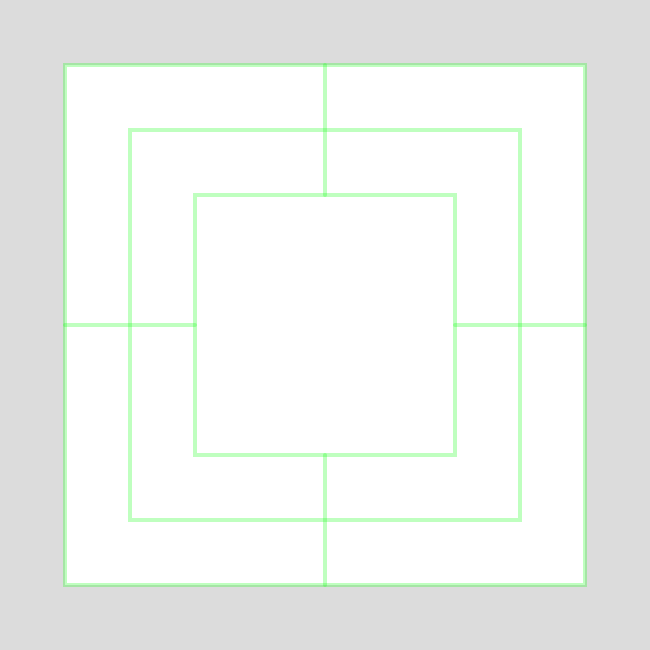
Frame 1 (no input)
Frame 60 (no input): identical to frame 1, image omitted
Frame 120 (the mouse pressed at the canvas centre since frame 60): identical to frame 1, image omitted

The p5.js sketch that drew this single still picture (run headless with seeded random() and noise() and a simulated clock; from frame 60 on, the mouse is pressed at the canvas centre):

// p5.js sketch
// ── sketch.js
function setup() {
    //createCanvas(windowWidth, windowHeight)
    var myCanvas = createCanvas(width, height);
    //myCanvas.parent("mica-game");
    stroke('green')
    text("Crveni bira", width * 0.38, height * 0.5);
    line(0, 0, width, height);
}


function draw() {

    background(220);
    strokeWeight(1)
    stroke('rgba(0,255,0,0.25)');
    strokeWeight(4);

    rect(width * 0.10, height * 0.10, width * 0.80, height * 0.80);
    rect(width * 0.20, height * 0.20, width * 0.60, height * 0.60);
    rect(width * 0.30, height * 0.30, width * 0.40, height * 0.40);

    line(width * 0.1, height * 0.5, width * 0.3, height * 0.5);
    line(width * 0.7, height * 0.5, width * 0.9, height * 0.5);
    line(width * 0.5, height * 0.1, width * 0.5, height * 0.3);
    line(width * 0.5, height * 0.7, width * 0.5, height * 0.9);

    strokeWeight(10);
    textAlign(CENTER);
    textFont('Georgia');
    textSize(16);
    stroke('rgb(0,204,204)');
    text(info, width * 0.5, height * 0.5);
    stroke('green')

    for (let i in pointsFirstPlayer) {
        if (pointsFirstPlayer[i] == true) {
            if (i == clickedField)
                stroke('yellow')
            else
                stroke('red')
            circle(points[i][0], points[i][1], 30)
        }
    }

    for (let i in pointsSecondPlayer) {
        if (pointsSecondPlayer[i] == true) {
            if (i == clickedField)
                stroke('yellow')
            else
                stroke('blue')
            circle(points[i][0], points[i][1], 30)
        }
    }
}



function mousePressed() {
    let hasFieldToMoveFirstPlayer = false
    if (timeToEat) {
        if (eatFirst)
            for (let i in points) {
                if (takenFields[i] == true && pointsSecondPlayer[i] == true &&
                    Math.sqrt((points[i][0] - mouseX) * (points[i][0] - mouseX) + (points[i][1] - mouseY) * (points[i][1] - mouseY)) < 15) {
                    //provera da li tu koju hoce da pojede cini trojku za protivnickog igraca
                    if ((pointsSecondPlayer[triple[i][0][0]] && pointsSecondPlayer[triple[i][0][1]]) ||
                        pointsSecondPlayer[triple[i][1][0]] && pointsSecondPlayer[triple[i][1][1]]) {
                        //nasao trojku, sad trazi da vidi da li ima jedna njegova da nije u trojci
                        for (let i in pointsSecondPlayer) {
                            if (pointsSecondPlayer[i])
                                if ((pointsSecondPlayer[triple[i][0][0]] && pointsSecondPlayer[triple[i][0][1]] == false) ||
                                    (pointsSecondPlayer[triple[i][0][0]] == false && pointsSecondPlayer[triple[i][0][1]]) ||
                                    (pointsSecondPlayer[triple[i][1][0]] && pointsSecondPlayer[triple[i][1][1]] == false) ||
                                    (pointsSecondPlayer[triple[i][1][0]] == false && pointsSecondPlayer[triple[i][1][1]]) ||
                                    (pointsSecondPlayer[triple[i][0][0]] == false && pointsSecondPlayer[triple[i][0][1]] == false &&
                                        pointsSecondPlayer[triple[i][1][0]] == false && pointsSecondPlayer[triple[i][1][1]] == false)) {
                                    info = "Trojka"
                                    hasFreeFieldSecondPlayer = true
                                }
                        }
                        if (hasFreeFieldSecondPlayer == false) {
                            if (chosen < 17)
                                info = "Plavi bira"
                            else
                                info = "Plavi pomera"
                            pointsSecondPlayer[i] = false
                            takenFields[i] = false
                            secondPlayerChosenPoints--
                            timeToEat = false
                            //dva slucaja, ako je tri moze da skace, a ako je dva kraj partije
                            if (secondPlayerChosenPoints == 3 && chosen == 18)
                                secondPlayerCanJump = true
                            else if (secondPlayerChosenPoints < 3 && chosen == 18)
                                info = "Pobeda plavog";
                        }
                        hasFreeFieldSecondPlayer = false
                    }
                    else {
                        if (chosen < 17)
                            info = "Plavi bira"
                        else
                            info = "Plavi pomera"
                        pointsSecondPlayer[i] = false
                        takenFields[i] = false
                        secondPlayerChosenPoints--
                        timeToEat = false
                        //dva slucaja, ako je tri moze da skace, a ako je dva kraj partije
                        if (secondPlayerChosenPoints == 3 && chosen == 18)
                            secondPlayerCanJump = true
                        else if (secondPlayerChosenPoints < 3 && chosen == 18)
                            info = "Pobeda crvenog";
                    }
                }
            }
        else
            for (let i in points) {
                if (takenFields[i] == true && pointsFirstPlayer[i] == true &&
                    Math.sqrt((points[i][0] - mouseX) * (points[i][0] - mouseX) + (points[i][1] - mouseY) * (points[i][1] - mouseY)) < 15) {
                    //provera da li tu koju hoce da pojede cini trojku za protivnickog igraca
                    if ((pointsFirstPlayer[triple[i][0][0]] && pointsFirstPlayer[triple[i][0][1]]) ||
                        (pointsFirstPlayer[triple[i][1][0]] && pointsFirstPlayer[triple[i][1][1]])) {
                        //nasao trojku, sad trazi da vidi da li ima jedna njegova da nije u trojci
                        for (let i in pointsFirstPlayer) {
                            if (pointsFirstPlayer[i])
                                if ((pointsFirstPlayer[triple[i][0][0]] && pointsFirstPlayer[triple[i][0][1]] == false) ||
                                    (pointsFirstPlayer[triple[i][0][0]] == false && pointsFirstPlayer[triple[i][0][1]]) ||
                                    (pointsFirstPlayer[triple[i][1][0]] && pointsFirstPlayer[triple[i][1][1]] == false) ||
                                    (pointsFirstPlayer[triple[i][1][0]] == false && pointsFirstPlayer[triple[i][1][1]]) ||
                                    (pointsFirstPlayer[triple[i][0][0]] == false && pointsFirstPlayer[triple[i][0][1]] == false &&
                                        pointsFirstPlayer[triple[i][1][0]] == false && pointsFirstPlayer[triple[i][1][1]] == false)) {
                                    info = "Trojka"
                                    hasFreeFieldFirstPlayer = true
                                }
                        }
                        if (hasFreeFieldFirstPlayer == false) {
                            if (chosen < 17)
                                info = "Crveni bira"
                            else
                                info = "Crveni pomera"
                            pointsFirstPlayer[i] = false
                            takenFields[i] = false
                            firstPlayerChosenPoints--

                            if (checkFirstPlayerBlocked) {
                                //proveri da li je blokiran prvi igrac
                                for (let hasPoint in pointsFirstPlayer)
                                    if (pointsFirstPlayer[hasPoint])
                                        for (let point in upperDownLeftRight[hasPoint]) {
                                            // console.log(upperDownLeftRight[hasPoint][point]);
                                            if (upperDownLeftRight[hasPoint][point] != -1 && takenFields[upperDownLeftRight[hasPoint][point]] == false)
                                                hasFieldToMoveFirstPlayer = true
                                        }
                                if (!hasFieldToMoveFirstPlayer)
                                    info = "Pobeda plavog"
                                else info = "Crveni pomera"
                                checkFirstPlayerBlocked = false
                            }
                            timeToEat = false
                            //dva slucaja, ako je tri moze da skace, a ako je dva kraj partije
                            if (firstPlayerChosenPoints == 3 && chosen == 18)
                                firstPlayerCanJump = true
                            else if (firstPlayerChosenPoints < 3 && chosen == 18)
                                info = "Pobeda plavog";
                        }
                        hasFreeFieldFirstPlayer = false
                    }
                    else {
                        if (chosen < 17)
                            info = "Crveni bira"
                        else
                            info = "Crveni pomera"
                        pointsFirstPlayer[i] = false
                        takenFields[i] = false
                        firstPlayerChosenPoints--

                        if (checkFirstPlayerBlocked) {
                            //proveri da li je blokiran prvi igrac
                            for (let hasPoint in pointsFirstPlayer)
                                if (pointsFirstPlayer[hasPoint])
                                    for (let point in upperDownLeftRight[hasPoint]) {
                                        // console.log(upperDownLeftRight[hasPoint][point]);
                                        if (upperDownLeftRight[hasPoint][point] != -1 && takenFields[upperDownLeftRight[hasPoint][point]] == false)
                                            hasFieldToMoveFirstPlayer = true
                                    }
                            if (!hasFieldToMoveFirstPlayer)
                                info = "Pobeda plavog"
                            else
                                info = "Crveni pomera"
                            checkFirstPlayerBlocked = false
                        }

                        timeToEat = false
                        if (firstPlayerChosenPoints == 3 && chosen == 18) {
                            firstPlayerCanJump = true
                        }
                        else if (firstPlayerChosenPoints < 3 && chosen == 18)
                            info = "Pobeda plavog";
                    }
                }
            }

    }
    else {
        for (let i in points) {
            if (Math.sqrt((points[i][0] - mouseX) * (points[i][0] - mouseX) + (points[i][1] - mouseY) * (points[i][1] - mouseY)) < 15)
                if (chosen < 18 && takenFields[i] == false) {//slucaj kada nisu izabrana sva polja
                    if (firstPlayerTurn == true) {//slucaj kada prvi igrac bira polje
                        pointsFirstPlayer[i] = true
                        firstPlayerChosenPoints++
                        firstPlayerStep++
                        if ((pointsFirstPlayer[triple[i][0][0]] && pointsFirstPlayer[triple[i][0][1]]) ||
                            (pointsFirstPlayer[triple[i][1][0]] && pointsFirstPlayer[triple[i][1][1]])) {
                            //treba da mu pojede drugi igrac
                            timeToEat = true
                            info = "Crveni uzmi plavu"
                            //console.log(timeToEat);
                            eatFirst = true
                        }
                        else {
                            if (chosen < 17)
                                info = "Plavi bira " + secondPlayerStep
                            else
                                info = "Plavi pomera"
                        }
                    }
                    else {//drugi igrac bira polje i nije ostao na 3
                        pointsSecondPlayer[i] = true
                        secondPlayerChosenPoints++
                        secondPlayerStep++
                        //console.log(secondPlayerStep);
                        if ((pointsSecondPlayer[triple[i][0][0]] && pointsSecondPlayer[triple[i][0][1]]) ||
                            (pointsSecondPlayer[triple[i][1][0]] && pointsSecondPlayer[triple[i][1][1]])) {
                            if (secondPlayerStep == 10) {
                                checkFirstPlayerBlocked = true
                            }
                            //treba da mu pojede drugi igrac
                            info = "Plavi uzmi crvenu"
                            timeToEat = true
                            eatFirst = false
                        }
                        else if (secondPlayerStep == 10) {

                            //proveri da li je blokiran prvi igrac
                            for (let hasPoint in pointsFirstPlayer)
                                if (pointsFirstPlayer[hasPoint])
                                    for (let point in upperDownLeftRight[hasPoint]) {
                                        // console.log(upperDownLeftRight[hasPoint][point]);
                                        if (upperDownLeftRight[hasPoint][point] != -1 && takenFields[upperDownLeftRight[hasPoint][point]] == false)
                                            hasFieldToMoveFirstPlayer = true
                                    }
                            if (!hasFieldToMoveFirstPlayer)
                                info = "Pobeda plavog"
                            else
                                info = "Crveni pomera"
                        }
                        else {
                            if (chosen < 17)
                                info = "Crveni bira " + firstPlayerStep
                            else
                                info = "Crveni pomera"
                        }
                    }
                    chosen++
                    firstPlayerTurn = !firstPlayerTurn
                    takenFields[i] = true;
                }
                //slucaj kad je izabrano 18 polja


                //------------SLUCAJEVI KAD SU NA 3 POLJA
                else if (chosen == 18 && takenFields[i] == true && clickedField == -1
                    && firstPlayerTurn && firstPlayerCanJump && pointsFirstPlayer[i]) {//prvi igrac izabrao polje koje hoce da pomeri
                    clickedField = i
                    info = "Crveni izaberi gde pomeras"
                }
                else if (chosen == 18 && takenFields[i] == false && clickedField != -1
                    && firstPlayerTurn && firstPlayerCanJump) {//prvi igrac izabrao gde hoce da pomeri polje

                    pointsFirstPlayer[i] = true
                    pointsFirstPlayer[clickedField] = false
                    takenFields[i] = true
                    takenFields[clickedField] = false
                    if ((pointsFirstPlayer[triple[i][0][0]] && pointsFirstPlayer[triple[i][0][1]]) ||
                        (pointsFirstPlayer[triple[i][1][0]] && pointsFirstPlayer[triple[i][1][1]])) {
                        //treba da mu pojede drugi igrac
                        timeToEat = true
                        info = "Crveni uzmi plavu"
                        //console.log(timeToEat);
                        eatFirst = true
                    }
                    else
                        info = "Plavi pomera"
                    firstPlayerTurn = !firstPlayerTurn
                    clickedField = -1

                    //imamo i proveru da li treba da jede protivnika
                }
                else if (chosen == 18 && takenFields[i] == true && clickedField == -1
                    && firstPlayerTurn == false && secondPlayerCanJump && pointsSecondPlayer[i]) {//drugi igrac izabrao polje koje hoce da pomeri
                    clickedField = i
                    info = "Plavi izaberi gde pomeras"
                }
                else if (chosen == 18 && takenFields[i] == false && clickedField != -1
                    && firstPlayerTurn == false && secondPlayerCanJump) {//drugi igrac izabrao gde hoce da pomeri polje
                    pointsSecondPlayer[i] = true
                    pointsSecondPlayer[clickedField] = false
                    takenFields[i] = true
                    takenFields[clickedField] = false
                    if ((pointsSecondPlayer[triple[i][0][0]] && pointsSecondPlayer[triple[i][0][1]]) ||
                        (pointsSecondPlayer[triple[i][1][0]] && pointsSecondPlayer[triple[i][1][1]])) {
                        //treba da mu pojede drugi igrac
                        timeToEat = true
                        info = "Plavi uzmi crvenu"
                        //console.log(timeToEat);
                        eatFirst = false
                    }
                    else
                        info = "Crveni pomera"
                    firstPlayerTurn = !firstPlayerTurn
                    clickedField = -1
                }

                else if (chosen == 18 && takenFields[i] == true) {//difoltni slucaj
                    if ((firstPlayerTurn && pointsFirstPlayer[i]) || (firstPlayerTurn == false && pointsSecondPlayer[i])) {
                        clickedField = i
                    }
                }
        }
    }
}


function keyPressed() {
    let satisfactoryArrow = false
    let hasFieldToMoveFirstPlayer = false
    let hasFieldToMoveSecondPlayer = false

    //slucaj da ne moze tu jer ne postoji polje
    //slucaj da je to polje zauzeto
    //slucaj da ako tu postavi pravi trojku
    //samo ga prebaci na to polje
    if (clickedField != -1 && ((firstPlayerCanJump == false && firstPlayerTurn) || (secondPlayerCanJump == false && firstPlayerTurn == false))) {
        if (keyCode === UP_ARROW && upperDownLeftRight[clickedField][0] != -1 &&
            takenFields[upperDownLeftRight[clickedField][0]] == false) {
            onKey(0)
            satisfactoryArrow = true
        }
        else if (keyCode === DOWN_ARROW && upperDownLeftRight[clickedField][1] != -1 &&
            takenFields[upperDownLeftRight[clickedField][1]] == false) {
            onKey(1)
            satisfactoryArrow = true
        }
        else if (keyCode === LEFT_ARROW && upperDownLeftRight[clickedField][2] != -1 &&
            takenFields[upperDownLeftRight[clickedField][2]] == false) {
            onKey(2)
            satisfactoryArrow = true
        }
        else if (keyCode === RIGHT_ARROW && upperDownLeftRight[clickedField][3] != -1 &&
            takenFields[upperDownLeftRight[clickedField][3]] == false) {
            onKey(3)
            satisfactoryArrow = true
        }
    }
    if (satisfactoryArrow) {
        //pogledaj da li protivnik ima mogucnost da odigra nesto
        //ako nema onda kraj partije
        //prolazimo kroz sve njegove aktivne i trazimo jednu koja ima suseda da nije -1 i da nije zauzeta
        if (firstPlayerTurn) {
            for (let hasPoint in pointsFirstPlayer)
                if (pointsFirstPlayer[hasPoint])
                    for (let point in upperDownLeftRight[hasPoint]) {
                        console.log(upperDownLeftRight[hasPoint][point]);
                        if (upperDownLeftRight[hasPoint][point] != -1 && takenFields[upperDownLeftRight[hasPoint][point]] == false)
                            hasFieldToMoveFirstPlayer = true
                    }
            if (!hasFieldToMoveFirstPlayer)
                info = "Pobeda plavog"
        }
        else {
            for (let hasPoint in pointsSecondPlayer)
                if (pointsSecondPlayer[hasPoint])
                    for (let point in upperDownLeftRight[hasPoint]) {
                        console.log(upperDownLeftRight[hasPoint][point]);
                        if (upperDownLeftRight[hasPoint][point] != -1 && takenFields[upperDownLeftRight[hasPoint][point]] == false)
                            hasFieldToMoveSecondPlayer = true
                    }
            if (!hasFieldToMoveSecondPlayer)
                info = "Pobeda crvenog"
        }
    }
}


function onKey(arrow) {
    if (firstPlayerTurn && pointsFirstPlayer[clickedField]) {
        pointsFirstPlayer[clickedField] = false
        pointsFirstPlayer[upperDownLeftRight[clickedField][arrow]] = true
        takenFields[clickedField] = false
        takenFields[upperDownLeftRight[clickedField][arrow]] = true

        if ((pointsFirstPlayer[triple[upperDownLeftRight[clickedField][arrow]][0][0]] &&
            pointsFirstPlayer[triple[upperDownLeftRight[clickedField][arrow]][0][1]]) ||
            (pointsFirstPlayer[triple[upperDownLeftRight[clickedField][arrow]][1][0]] &&
                pointsFirstPlayer[triple[upperDownLeftRight[clickedField][arrow]][1][1]])) {
            //treba da mu pojede drugi igrac
            timeToEat = true
            eatFirst = true
            info = "Crveni uzmi plavu"
        }
        else {
            info = "Plavi pomera"
        }
        clickedField = -1
        firstPlayerTurn = !firstPlayerTurn
    }
    else if (firstPlayerTurn == false && pointsSecondPlayer[clickedField]) {
        pointsSecondPlayer[clickedField] = false
        pointsSecondPlayer[upperDownLeftRight[clickedField][arrow]] = true
        takenFields[clickedField] = false
        takenFields[upperDownLeftRight[clickedField][arrow]] = true
        if ((pointsSecondPlayer[triple[upperDownLeftRight[clickedField][arrow]][0][0]] &&
            pointsSecondPlayer[triple[upperDownLeftRight[clickedField][arrow]][0][1]]) ||
            (pointsSecondPlayer[triple[upperDownLeftRight[clickedField][arrow]][1][0]] &&
                pointsSecondPlayer[triple[upperDownLeftRight[clickedField][arrow]][1][1]])) {
            //treba da mu pojede drugi igrac
            timeToEat = true
            eatFirst = false
            info = "Plavi uzmi crvenu"
        }
        else {
            info = "Crveni pomera"
        }
        clickedField = -1
        firstPlayerTurn = !firstPlayerTurn
    }
}


function newGame() {
    firstPlayerChosenPoints = 0
    secondPlayerChosenPoints = 0
    firstPlayerStep = 1
    secondPlayerStep = 1
    chosen = 0
    firstPlayerTurn = true
    timeToEat = false
    eatFirst
    clickedField = -1
    firstPlayerCanJump = false
    secondPlayerCanJump = false
    info = ""
    hasFreeFieldSecondPlayer = false
    hasFreeFieldFirstPlayer = false
    checkFirstPlayerBlocked = false
    for (let point in takenFields) {
        takenFields[point] = false
        pointsFirstPlayer[point] = false
        pointsSecondPlayer[point] = false
    }
}
// ── globalVariables.js
let firstPlayerChosenPoints = 0
let secondPlayerChosenPoints = 0
let firstPlayerStep = 1
let secondPlayerStep = 1
let chosen = 0
let firstPlayerTurn = true
let width = 650;
let height = 650;
let timeToEat = false
let eatFirst
let clickedField = -1
let firstPlayerCanJump = false
let secondPlayerCanJump = false
let info = ""
let hasFreeFieldSecondPlayer = false
let hasFreeFieldFirstPlayer = false
let checkFirstPlayerBlocked = false



let pointsFirstPlayer = {
    0: false,
    1: false,
    2: false,
    3: false,
    4: false,
    5: false,
    6: false,
    7: false,
    8: false,
    9: false,
    10: false,
    11: false,
    12: false,
    13: false,
    14: false,
    15: false,
    16: false,
    17: false,
    18: false,
    19: false,
    20: false,
    21: false,
    22: false,
    23: false
}
let pointsSecondPlayer = {
    0: false,
    1: false,
    2: false,
    3: false,
    4: false,
    5: false,
    6: false,
    7: false,
    8: false,
    9: false,
    10: false,
    11: false,
    12: false,
    13: false,
    14: false,
    15: false,
    16: false,
    17: false,
    18: false,
    19: false,
    20: false,
    21: false,
    22: false,
    23: false
}
let points = {
    0: [width * 0.1, height * 0.1],
    1: [width * 0.1, height * 0.5],
    2: [width * 0.1, height * 0.9],
    3: [width * 0.2, height * 0.2],
    4: [width * 0.2, height * 0.5],
    5: [width * 0.2, height * 0.8],
    6: [width * 0.3, height * 0.3],
    7: [width * 0.3, height * 0.5],
    8: [width * 0.3, height * 0.7],
    9: [width * 0.5, height * 0.1],
    10: [width * 0.5, height * 0.2],
    11: [width * 0.5, height * 0.3],
    12: [width * 0.5, height * 0.7],
    13: [width * 0.5, height * 0.8],
    14: [width * 0.5, height * 0.9],
    15: [width * 0.7, height * 0.3],
    16: [width * 0.7, height * 0.5],
    17: [width * 0.7, height * 0.7],
    18: [width * 0.8, height * 0.2],
    19: [width * 0.8, height * 0.5],
    20: [width * 0.8, height * 0.8],
    21: [width * 0.9, height * 0.1],
    22: [width * 0.9, height * 0.5],
    23: [width * 0.9, height * 0.9]
}
let takenFields = {
    0: false,
    1: false,
    2: false,
    3: false,
    4: false,
    5: false,
    6: false,
    7: false,
    8: false,
    9: false,
    10: false,
    11: false,
    12: false,
    13: false,
    14: false,
    15: false,
    16: false,
    17: false,
    18: false,
    19: false,
    20: false,
    21: false,
    22: false,
    23: false
}

let upperDownLeftRight = {
    0: [-1, 1, -1, 9],
    1: [0, 2, -1, 4],
    2: [1, -1, -1, 14],
    3: [-1, 4, -1, 10],
    4: [3, 5, 1, 7],
    5: [4, -1, -1, 13],
    6: [-1, 7, -1, 11],
    7: [6, 8, 4, -1],
    8: [7, -1, -1, 12],
    9: [-1, 10, 0, 21],
    10: [9, 11, 3, 18],
    11: [10, -1, 6, 15],
    12: [-1, 13, 8, 17],
    13: [12, 14, 5, 20],
    14: [13, -1, 2, 23],
    15: [-1, 16, 11, -1],
    16: [15, 17, -1, 19],
    17: [16, -1, 12, -1],
    18: [-1, 19, 10, -1],
    19: [18, 20, 16, 22],
    20: [19, -1, 13, -1],
    21: [-1, 22, 9, -1],
    22: [21, 23, 19, -1],
    23: [22, -1, 14, -1]
}

let triple = {
    0: [[1, 2], [9, 21]],
    1: [[0, 2], [4, 7]],
    2: [[0, 1], [14, 23]],
    3: [[4, 5], [10, 18]],
    4: [[1, 7], [3, 5]],
    5: [[3, 4], [13, 20]],
    6: [[7, 8], [11, 15]],
    7: [[1, 4], [6, 8]],
    8: [[6, 7], [12, 17]],
    9: [[0, 21], [10, 11]],
    10: [[3, 18], [9, 11]],
    11: [[6, 15], [9, 10]],
    12: [[8, 17], [13, 14]],
    13: [[5, 20], [12, 14]],
    14: [[2, 23], [12, 13]],
    15: [[6, 11], [16, 17]],
    16: [[15, 17], [19, 22]],
    17: [[8, 12], [15, 16]],
    18: [[3, 10], [19, 20]],
    19: [[16, 22], [18, 20]],
    20: [[5, 13], [18, 19]],
    21: [[0, 9], [22, 23]],
    22: [[16, 19], [21, 23]],
    23: [[2, 14], [21, 22]]
}
// ── mica.js
function setup() {
    //createCanvas(windowWidth, windowHeight)
    var myCanvas = createCanvas(width, height);
    //myCanvas.parent("mica-game");
    stroke('green')
    text("Crveni bira", width * 0.38, height * 0.5);
    line(0, 0, width, height);
}


function draw() {

    background(220);
    strokeWeight(1)
    stroke('rgba(0,255,0,0.25)');
    strokeWeight(4);

    rect(width * 0.10, height * 0.10, width * 0.80, height * 0.80);
    rect(width * 0.20, height * 0.20, width * 0.60, height * 0.60);
    rect(width * 0.30, height * 0.30, width * 0.40, height * 0.40);

    line(width * 0.1, height * 0.5, width * 0.3, height * 0.5);
    line(width * 0.7, height * 0.5, width * 0.9, height * 0.5);
    line(width * 0.5, height * 0.1, width * 0.5, height * 0.3);
    line(width * 0.5, height * 0.7, width * 0.5, height * 0.9);

    strokeWeight(10);
    textAlign(CENTER);
    textFont('Georgia');
    textSize(16);
    stroke('rgb(0,204,204)');
    text(info, width * 0.5, height * 0.5);
    stroke('green')

    for (let i in pointsFirstPlayer) {
        if (pointsFirstPlayer[i] == true) {
            if (i == clickedField)
                stroke('yellow')
            else
                stroke('red')
            circle(points[i][0], points[i][1], 30)
        }
    }

    for (let i in pointsSecondPlayer) {
        if (pointsSecondPlayer[i] == true) {
            if (i == clickedField)
                stroke('yellow')
            else
                stroke('blue')
            circle(points[i][0], points[i][1], 30)
        }
    }
}



function mousePressed() {
    let hasFieldToMoveFirstPlayer = false
    if (timeToEat) {
        if (eatFirst)
            for (let i in points) {
                if (takenFields[i] == true && pointsSecondPlayer[i] == true &&
                    Math.sqrt((points[i][0] - mouseX) * (points[i][0] - mouseX) + (points[i][1] - mouseY) * (points[i][1] - mouseY)) < 15) {
                    //provera da li tu koju hoce da pojede cini trojku za protivnickog igraca
                    if ((pointsSecondPlayer[triple[i][0][0]] && pointsSecondPlayer[triple[i][0][1]]) ||
                        pointsSecondPlayer[triple[i][1][0]] && pointsSecondPlayer[triple[i][1][1]]) {
                        //nasao trojku, sad trazi da vidi da li ima jedna njegova da nije u trojci
                        for (let i in pointsSecondPlayer) {
                            if (pointsSecondPlayer[i])
                                if ((pointsSecondPlayer[triple[i][0][0]] && pointsSecondPlayer[triple[i][0][1]] == false) ||
                                    (pointsSecondPlayer[triple[i][0][0]] == false && pointsSecondPlayer[triple[i][0][1]]) ||
                                    (pointsSecondPlayer[triple[i][1][0]] && pointsSecondPlayer[triple[i][1][1]] == false) ||
                                    (pointsSecondPlayer[triple[i][1][0]] == false && pointsSecondPlayer[triple[i][1][1]]) ||
                                    (pointsSecondPlayer[triple[i][0][0]] == false && pointsSecondPlayer[triple[i][0][1]] == false &&
                                        pointsSecondPlayer[triple[i][1][0]] == false && pointsSecondPlayer[triple[i][1][1]] == false)) {
                                    info = "Trojka"
                                    hasFreeFieldSecondPlayer = true
                                }
                        }
                        if (hasFreeFieldSecondPlayer == false) {
                            if (chosen < 17)
                                info = "Plavi bira"
                            else
                                info = "Plavi pomera"
                            pointsSecondPlayer[i] = false
                            takenFields[i] = false
                            secondPlayerChosenPoints--
                            timeToEat = false
                            //dva slucaja, ako je tri moze da skace, a ako je dva kraj partije
                            if (secondPlayerChosenPoints == 3 && chosen == 18)
                                secondPlayerCanJump = true
                            else if (secondPlayerChosenPoints < 3 && chosen == 18)
                                info = "Pobeda plavog";
                        }
                        hasFreeFieldSecondPlayer = false
                    }
                    else {
                        if (chosen < 17)
                            info = "Plavi bira"
                        else
                            info = "Plavi pomera"
                        pointsSecondPlayer[i] = false
                        takenFields[i] = false
                        secondPlayerChosenPoints--
                        timeToEat = false
                        //dva slucaja, ako je tri moze da skace, a ako je dva kraj partije
                        if (secondPlayerChosenPoints == 3 && chosen == 18)
                            secondPlayerCanJump = true
                        else if (secondPlayerChosenPoints < 3 && chosen == 18)
                            info = "Pobeda crvenog";
                    }
                }
            }
        else
            for (let i in points) {
                if (takenFields[i] == true && pointsFirstPlayer[i] == true &&
                    Math.sqrt((points[i][0] - mouseX) * (points[i][0] - mouseX) + (points[i][1] - mouseY) * (points[i][1] - mouseY)) < 15) {
                    //provera da li tu koju hoce da pojede cini trojku za protivnickog igraca
                    if ((pointsFirstPlayer[triple[i][0][0]] && pointsFirstPlayer[triple[i][0][1]]) ||
                        (pointsFirstPlayer[triple[i][1][0]] && pointsFirstPlayer[triple[i][1][1]])) {
                        //nasao trojku, sad trazi da vidi da li ima jedna njegova da nije u trojci
                        for (let i in pointsFirstPlayer) {
                            if (pointsFirstPlayer[i])
                                if ((pointsFirstPlayer[triple[i][0][0]] && pointsFirstPlayer[triple[i][0][1]] == false) ||
                                    (pointsFirstPlayer[triple[i][0][0]] == false && pointsFirstPlayer[triple[i][0][1]]) ||
                                    (pointsFirstPlayer[triple[i][1][0]] && pointsFirstPlayer[triple[i][1][1]] == false) ||
                                    (pointsFirstPlayer[triple[i][1][0]] == false && pointsFirstPlayer[triple[i][1][1]]) ||
                                    (pointsFirstPlayer[triple[i][0][0]] == false && pointsFirstPlayer[triple[i][0][1]] == false &&
                                        pointsFirstPlayer[triple[i][1][0]] == false && pointsFirstPlayer[triple[i][1][1]] == false)) {
                                    info = "Trojka"
                                    hasFreeFieldFirstPlayer = true
                                }
                        }
                        if (hasFreeFieldFirstPlayer == false) {
                            if (chosen < 17)
                                info = "Crveni bira"
                            else
                                info = "Crveni pomera"
                            pointsFirstPlayer[i] = false
                            takenFields[i] = false
                            firstPlayerChosenPoints--

                            if (checkFirstPlayerBlocked) {
                                //proveri da li je blokiran prvi igrac
                                for (let hasPoint in pointsFirstPlayer)
                                    if (pointsFirstPlayer[hasPoint])
                                        for (let point in upperDownLeftRight[hasPoint]) {
                                            if (upperDownLeftRight[hasPoint][point] != -1 && takenFields[upperDownLeftRight[hasPoint][point]] == false)
                                                hasFieldToMoveFirstPlayer = true
                                        }
                                if (!hasFieldToMoveFirstPlayer)
                                    info = "Pobeda plavog"
                                else info = "Crveni pomera"
                                checkFirstPlayerBlocked = false
                            }
                            timeToEat = false
                            //dva slucaja, ako je tri moze da skace, a ako je dva kraj partije
                            if (firstPlayerChosenPoints == 3 && chosen == 18)
                                firstPlayerCanJump = true
                            else if (firstPlayerChosenPoints < 3 && chosen == 18)
                                info = "Pobeda plavog";
                        }
                        hasFreeFieldFirstPlayer = false
                    }
                    else {
                        if (chosen < 17)
                            info = "Crveni bira"
                        else
                            info = "Crveni pomera"
                        pointsFirstPlayer[i] = false
                        takenFields[i] = false
                        firstPlayerChosenPoints--

                        if (checkFirstPlayerBlocked) {
                            //proveri da li je blokiran prvi igrac
                            for (let hasPoint in pointsFirstPlayer)
                                if (pointsFirstPlayer[hasPoint])
                                    for (let point in upperDownLeftRight[hasPoint]) {
                                        if (upperDownLeftRight[hasPoint][point] != -1 && takenFields[upperDownLeftRight[hasPoint][point]] == false)
                                            hasFieldToMoveFirstPlayer = true
                                    }
                            if (!hasFieldToMoveFirstPlayer)
                                info = "Pobeda plavog"
                            else
                                info = "Crveni pomera"
                            checkFirstPlayerBlocked = false
                        }

                        timeToEat = false
                        if (firstPlayerChosenPoints == 3 && chosen == 18) {
                            firstPlayerCanJump = true
                        }
                        else if (firstPlayerChosenPoints < 3 && chosen == 18)
                            info = "Pobeda plavog";
                    }
                }
            }

    }
    else {
        for (let i in points) {
            if (Math.sqrt((points[i][0] - mouseX) * (points[i][0] - mouseX) + (points[i][1] - mouseY) * (points[i][1] - mouseY)) < 15)
                if (chosen < 18 && takenFields[i] == false) {//slucaj kada nisu izabrana sva polja
                    if (firstPlayerTurn == true) {//slucaj kada prvi igrac bira polje
                        pointsFirstPlayer[i] = true
                        firstPlayerChosenPoints++
                        firstPlayerStep++
                        if ((pointsFirstPlayer[triple[i][0][0]] && pointsFirstPlayer[triple[i][0][1]]) ||
                            (pointsFirstPlayer[triple[i][1][0]] && pointsFirstPlayer[triple[i][1][1]])) {
                            //treba da mu pojede drugi igrac
                            timeToEat = true
                            info = "Crveni uzmi plavu"
                            eatFirst = true
                        }
                        else {
                            if (chosen < 17)
                                info = "Plavi bira " + secondPlayerStep
                            else
                                info = "Plavi pomera"
                        }
                    }
                    else {//drugi igrac bira polje i nije ostao na 3
                        pointsSecondPlayer[i] = true
                        secondPlayerChosenPoints++
                        secondPlayerStep++
                        if ((pointsSecondPlayer[triple[i][0][0]] && pointsSecondPlayer[triple[i][0][1]]) ||
                            (pointsSecondPlayer[triple[i][1][0]] && pointsSecondPlayer[triple[i][1][1]])) {
                            if (secondPlayerStep == 10) {
                                checkFirstPlayerBlocked = true
                            }
                            //treba da mu pojede drugi igrac
                            info = "Plavi uzmi crvenu"
                            timeToEat = true
                            eatFirst = false
                        }
                        else if (secondPlayerStep == 10) {

                            //proveri da li je blokiran prvi igrac
                            for (let hasPoint in pointsFirstPlayer)
                                if (pointsFirstPlayer[hasPoint])
                                    for (let point in upperDownLeftRight[hasPoint]) {
                                        if (upperDownLeftRight[hasPoint][point] != -1 && takenFields[upperDownLeftRight[hasPoint][point]] == false)
                                            hasFieldToMoveFirstPlayer = true
                                    }
                            if (!hasFieldToMoveFirstPlayer)
                                info = "Pobeda plavog"
                            else
                                info = "Crveni pomera"
                        }
                        else {
                            if (chosen < 17)
                                info = "Crveni bira " + firstPlayerStep
                            else
                                info = "Crveni pomera"
                        }
                    }
                    chosen++
                    firstPlayerTurn = !firstPlayerTurn
                    takenFields[i] = true;
                }
                //slucaj kad je izabrano 18 polja


                //------------SLUCAJEVI KAD SU NA 3 POLJA
                else if (chosen == 18 && takenFields[i] == true && clickedField == -1
                    && firstPlayerTurn && firstPlayerCanJump && pointsFirstPlayer[i]) {//prvi igrac izabrao polje koje hoce da pomeri
                    clickedField = i
                    info = "Crveni izaberi gde pomeras"
                }
                else if (chosen == 18 && takenFields[i] == false && clickedField != -1
                    && firstPlayerTurn && firstPlayerCanJump) {//prvi igrac izabrao gde hoce da pomeri polje

                    pointsFirstPlayer[i] = true
                    pointsFirstPlayer[clickedField] = false
                    takenFields[i] = true
                    takenFields[clickedField] = false
                    if ((pointsFirstPlayer[triple[i][0][0]] && pointsFirstPlayer[triple[i][0][1]]) ||
                        (pointsFirstPlayer[triple[i][1][0]] && pointsFirstPlayer[triple[i][1][1]])) {
                        //treba da mu pojede drugi igrac
                        timeToEat = true
                        info = "Crveni uzmi plavu"
                        eatFirst = true
                    }
                    else
                        info = "Plavi pomera"
                    firstPlayerTurn = !firstPlayerTurn
                    clickedField = -1

                    //imamo i proveru da li treba da jede protivnika
                }
                else if (chosen == 18 && takenFields[i] == true && clickedField == -1
                    && firstPlayerTurn == false && secondPlayerCanJump && pointsSecondPlayer[i]) {//drugi igrac izabrao polje koje hoce da pomeri
                    clickedField = i
                    info = "Plavi izaberi gde pomeras"
                }
                else if (chosen == 18 && takenFields[i] == false && clickedField != -1
                    && firstPlayerTurn == false && secondPlayerCanJump) {//drugi igrac izabrao gde hoce da pomeri polje
                    pointsSecondPlayer[i] = true
                    pointsSecondPlayer[clickedField] = false
                    takenFields[i] = true
                    takenFields[clickedField] = false
                    if ((pointsSecondPlayer[triple[i][0][0]] && pointsSecondPlayer[triple[i][0][1]]) ||
                        (pointsSecondPlayer[triple[i][1][0]] && pointsSecondPlayer[triple[i][1][1]])) {
                        //treba da mu pojede drugi igrac
                        timeToEat = true
                        info = "Plavi uzmi crvenu"
                        eatFirst = false
                    }
                    else
                        info = "Crveni pomera"
                    firstPlayerTurn = !firstPlayerTurn
                    clickedField = -1
                }

                else if (chosen == 18 && takenFields[i] == true) {//difoltni slucaj
                    if ((firstPlayerTurn && pointsFirstPlayer[i]) || (firstPlayerTurn == false && pointsSecondPlayer[i])) {
                        clickedField = i
                    }
                }
        }
    }
}


function keyPressed() {
    let satisfactoryArrow = false
    let hasFieldToMoveFirstPlayer = false
    let hasFieldToMoveSecondPlayer = false

    //slucaj da ne moze tu jer ne postoji polje
    //slucaj da je to polje zauzeto
    //slucaj da ako tu postavi pravi trojku
    //samo ga prebaci na to polje
    if (clickedField != -1 && ((firstPlayerCanJump == false && firstPlayerTurn) || (secondPlayerCanJump == false && firstPlayerTurn == false))) {
        if (keyCode === UP_ARROW && upperDownLeftRight[clickedField][0] != -1 &&
            takenFields[upperDownLeftRight[clickedField][0]] == false) {
            onKey(0)
            satisfactoryArrow = true
        }
        else if (keyCode === DOWN_ARROW && upperDownLeftRight[clickedField][1] != -1 &&
            takenFields[upperDownLeftRight[clickedField][1]] == false) {
            onKey(1)
            satisfactoryArrow = true
        }
        else if (keyCode === LEFT_ARROW && upperDownLeftRight[clickedField][2] != -1 &&
            takenFields[upperDownLeftRight[clickedField][2]] == false) {
            onKey(2)
            satisfactoryArrow = true
        }
        else if (keyCode === RIGHT_ARROW && upperDownLeftRight[clickedField][3] != -1 &&
            takenFields[upperDownLeftRight[clickedField][3]] == false) {
            onKey(3)
            satisfactoryArrow = true
        }
    }
    if (satisfactoryArrow) {
        //prolazimo kroz sve njegove aktivne i trazimo jednu koja ima suseda da nije -1 i da nije zauzeta
        if (firstPlayerTurn) {
            for (let hasPoint in pointsFirstPlayer)
                if (pointsFirstPlayer[hasPoint])
                    for (let point in upperDownLeftRight[hasPoint]) {
                        if (upperDownLeftRight[hasPoint][point] != -1 && takenFields[upperDownLeftRight[hasPoint][point]] == false)
                            hasFieldToMoveFirstPlayer = true
                    }
            if (!hasFieldToMoveFirstPlayer)
                info = "Pobeda plavog"
        }
        else {
            for (let hasPoint in pointsSecondPlayer)
                if (pointsSecondPlayer[hasPoint])
                    for (let point in upperDownLeftRight[hasPoint]) {
                        if (upperDownLeftRight[hasPoint][point] != -1 && takenFields[upperDownLeftRight[hasPoint][point]] == false)
                            hasFieldToMoveSecondPlayer = true
                    }
            if (!hasFieldToMoveSecondPlayer)
                info = "Pobeda crvenog"
        }
    }
}


function onKey(arrow) {
    if (firstPlayerTurn && pointsFirstPlayer[clickedField]) {
        pointsFirstPlayer[clickedField] = false
        pointsFirstPlayer[upperDownLeftRight[clickedField][arrow]] = true
        takenFields[clickedField] = false
        takenFields[upperDownLeftRight[clickedField][arrow]] = true

        if ((pointsFirstPlayer[triple[upperDownLeftRight[clickedField][arrow]][0][0]] &&
            pointsFirstPlayer[triple[upperDownLeftRight[clickedField][arrow]][0][1]]) ||
            (pointsFirstPlayer[triple[upperDownLeftRight[clickedField][arrow]][1][0]] &&
                pointsFirstPlayer[triple[upperDownLeftRight[clickedField][arrow]][1][1]])) {
            //treba da mu pojede drugi igrac
            timeToEat = true
            eatFirst = true
            info = "Crveni uzmi plavu"
        }
        else {
            info = "Plavi pomera"
        }
        clickedField = -1
        firstPlayerTurn = !firstPlayerTurn
    }
    else if (firstPlayerTurn == false && pointsSecondPlayer[clickedField]) {
        pointsSecondPlayer[clickedField] = false
        pointsSecondPlayer[upperDownLeftRight[clickedField][arrow]] = true
        takenFields[clickedField] = false
        takenFields[upperDownLeftRight[clickedField][arrow]] = true
        if ((pointsSecondPlayer[triple[upperDownLeftRight[clickedField][arrow]][0][0]] &&
            pointsSecondPlayer[triple[upperDownLeftRight[clickedField][arrow]][0][1]]) ||
            (pointsSecondPlayer[triple[upperDownLeftRight[clickedField][arrow]][1][0]] &&
                pointsSecondPlayer[triple[upperDownLeftRight[clickedField][arrow]][1][1]])) {
            //treba da mu pojede drugi igrac
            timeToEat = true
            eatFirst = false
            info = "Plavi uzmi crvenu"
        }
        else {
            info = "Crveni pomera"
        }
        clickedField = -1
        firstPlayerTurn = !firstPlayerTurn
    }
}


function newGame() {
    firstPlayerChosenPoints = 0
    secondPlayerChosenPoints = 0
    firstPlayerStep = 1
    secondPlayerStep = 1
    chosen = 0
    firstPlayerTurn = true
    timeToEat = false
    eatFirst
    clickedField = -1
    firstPlayerCanJump = false
    secondPlayerCanJump = false
    info = ""
    hasFreeFieldSecondPlayer = false
    hasFreeFieldFirstPlayer = false
    checkFirstPlayerBlocked = false
    for (let point in takenFields) {
        takenFields[point] = false
        pointsFirstPlayer[point] = false
        pointsSecondPlayer[point] = false
    }
}

// ── style.css
html, body {
    margin: 0;
    padding: 0;
  }

canvas {
    padding-left: 0;
    padding-right: 0;
    margin-left: auto;
    margin-right: auto;
    display: block;
    width: 800px;
}

  
